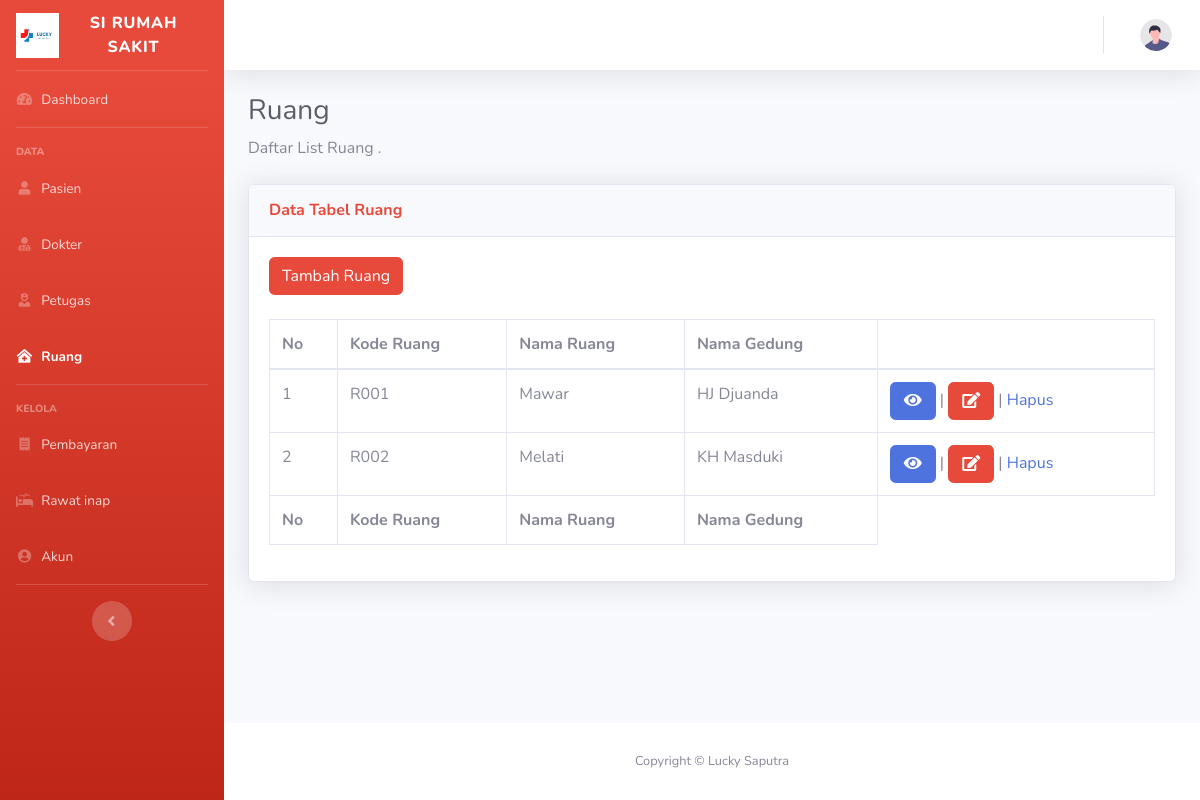
Before: /admin/ruang.php with the older database file.
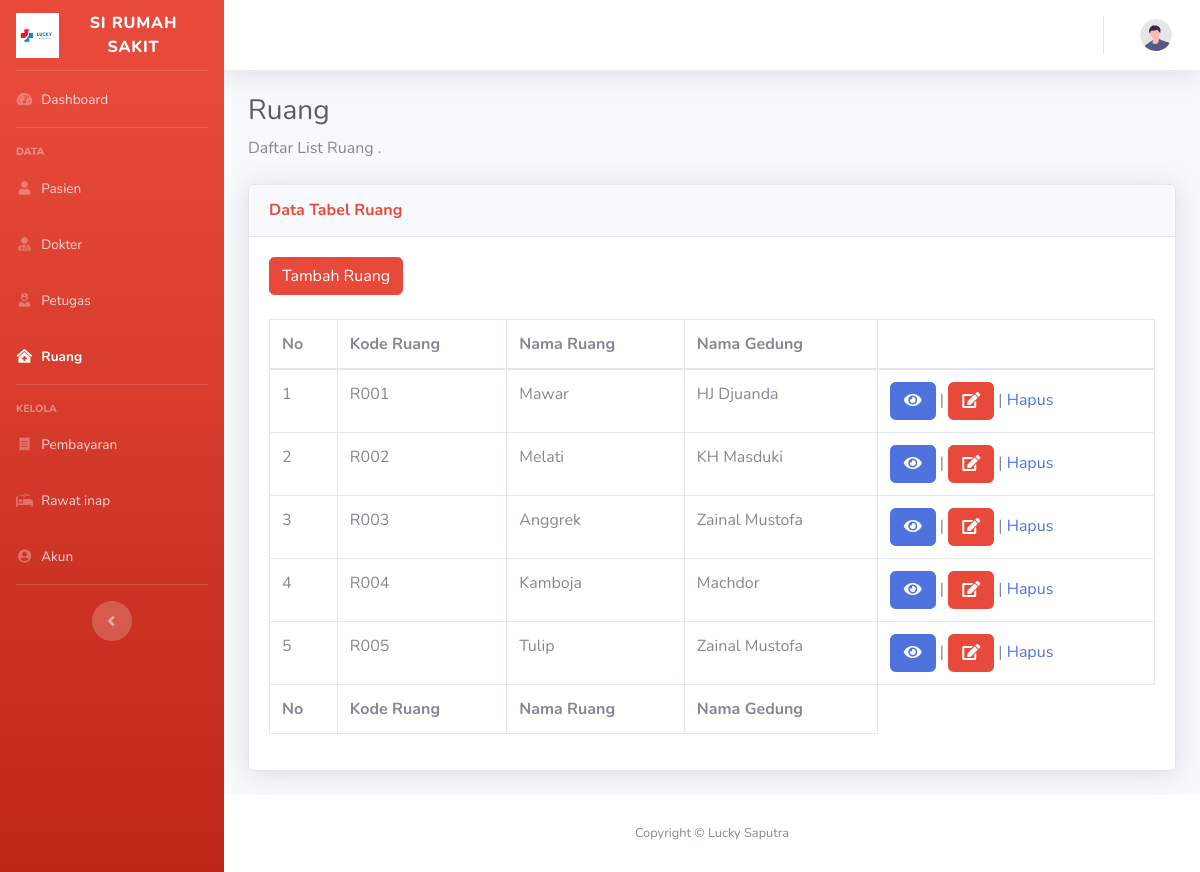
After: the same page with the newer database file.
### tables this page shows
CREATE TABLE `ruang` (
  `kd_ruang` varchar(16) NOT NULL,
  `nama_ruang` varchar(20) NOT NULL,
  `nama_gedung` varchar(50) NOT NULL
);

### admin/ruang.php (the view, shortened to what the changed rows need)
<?php
  include('koneksi.php');
?>
<!DOCTYPE html>
<html lang="en">
<head>
<link href="vendor/fontawesome-free/css/all.min.css" rel="stylesheet" type="text/css">
<link href="css/sb-admin-2.min.css" rel="stylesheet">
</head>
<body id="page-top">
<div id="wrapper">
        <div id="content-wrapper" class="d-flex flex-column">
            <div id="content">
                <div class="container-fluid">
                    <h1 class="h3 mb-2 text-gray-800">Ruang</h1>
                    <div class="card shadow mb-4">
                        <div class="card-body">
                            <div class="table-responsive">
                                <table class="table table-bordered" id="dataTable" width="100%" cellspacing="0">
                                    <thead>
                                        <tr>
                                            <th>No</th>
                                            <th>Kode Ruang</th>
                                            <th>Nama Ruang</th>
                                            <th>Nama Gedung</th>
                                            <th></th>
                                        </tr>
                                    </thead>
                                    <tfoot>
                                        <tr>
                                        <th>No</th>
                                            <th>Kode Ruang</th>
                                            <th>Nama Ruang</th>
                                            <th>Nama Gedung</th>
                                        </tr>
                                    </tfoot>
                                    <tbody>
                                    <?php
                                    $query = "SELECT * FROM ruang ORDER BY kd_ruang ASC";
                                    $result = mysqli_query($kon, $query);
                                    $no = 1;
                                    while($row = mysqli_fetch_assoc($result))
                                    {
                                    ?>
                                    <tr>
                                        <td><?php echo $no; ?></td>
                                        <td><?php echo $row['kd_ruang']; ?></td>
                                        <td><?php echo $row['nama_ruang']; ?></td>
                                        <td><?php echo $row['nama_gedung']; ?></td>
                                        <td>
                            <button type="button" class="btn btn-primary" data-toggle="modal" data-target="#Modalliat<?php echo $row['kd_ruang'];?>">
                            <i class="fas fa-fw fa-eye"></i>
                            </button>
                            |
                            <button type="button" class="btn btn-danger" data-toggle="modal" data-target="#Modalubah<?php echo $row['kd_ruang'];?>">
                            <i class="fas fa-fw fa-edit"></i>
                            </button>
                                        |
                                            <a href="ruang/hapus_ruang.php?id=<?php echo $row['kd_ruang']; ?>" onclick="return confirm('Anda yakin akan menghapus data ini?')">Hapus</a>
                                        </td>
                                    </tr>
                                    <?php
                                        $no++;
                                    }
                                    ?>
                                    </tbody>
                                </table>
                            </div>
                        </div>
                    </div>
                </div>
            </div>
        </div>
    </div>
</body>
</html>

Changed rows visible on the page:
added ruang: kd_ruang "R003", nama_ruang "Anggrek", nama_gedung "Zainal Mustofa"
added ruang: kd_ruang "R004", nama_ruang "Kamboja", nama_gedung "Machdor"
added ruang: kd_ruang "R005", nama_ruang "Tulip", nama_gedung "Zainal Mustofa"
